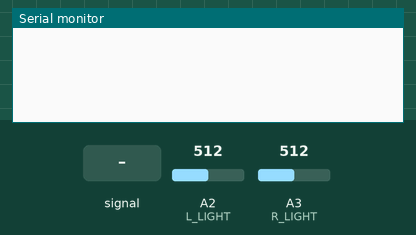
The sketch below on a simulated Arduino Uno, built with avr-gcc and run on an emulated ATmega328P. Shown: the last lines printed to the serial monitor. The inputs (shaded band) are chosen by the test bench; at power-on: A2 (L_LIGHT) = 512, A3 (R_LIGHT) = 512.

Above: at 1.2 s.
1.3 s: A2 (L_LIGHT) fed a 200 Hz sine of ±255 counts around its level
At 1.9 s:
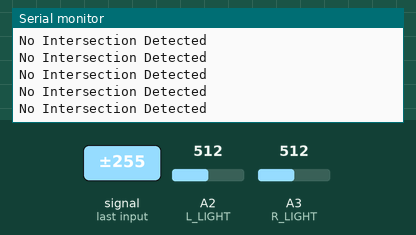
3.2 s: A2 (L_LIGHT) set to 490
At 4.3 s:
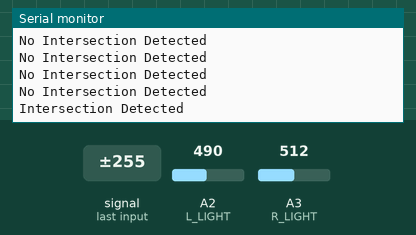

The sketch:

LightSensor_Test.ino
```cpp
const int thresh       = 750;
const int L_LIGHT    = A2;
const int R_LIGHT    = A3;
int l_light = 0;
int r_light = 0;
//How responsive Slash is to detecting intersections, the higher the value, the less responsive.
int count_enter =0;

//How long Slash must wait after detecting an intersection before he can detect another one, the higher the value, the longer the wait.
int count_exit =0;

int count_thresh_enter=500;
int count_thresh_exit=50;

bool intersection_detect=false;

void setup() {
  // put your setup code here, to run once:
  Serial.begin(9600);

}
bool detect_intersection(){
  l_light = analogRead(L_LIGHT);
  r_light = analogRead(R_LIGHT);

  //Detect the possibility of an intersection
  if (l_light<thresh && r_light<thresh){
    count_enter++;

    //Detecting a real intersection
    if (count_enter > count_thresh_enter && count_exit>count_thresh_exit){
      Serial.println("Intersection Detected");
      intersection_detect=true;
      //Must start waiting before we can detect the next
      count_exit=0;
    }
  }
  //No intersection means that the timer is running to allow Slash to detect another intersection.
  else {
    Serial.println("No Intersection Detected");
    intersection_detect=false;
    count_enter=0;
    count_exit++;
    //Serial.println(count_exit);
  }
}

void loop() {
  l_light = analogRead(L_LIGHT);
  r_light = analogRead(R_LIGHT);
  detect_intersection();

//  Serial.println("LEFT SENSOR");
//  Serial.println(l_light);
//  Serial.println("RIGHT SENSOR");
//  Serial.println(r_light);
}
```

Measured:
- after the input at 1.3 s, the serial monitor: prints a new line at once (image 1)
- after the input at 3.2 s, the serial monitor: prints a new line after 0.22 s (image 2)
